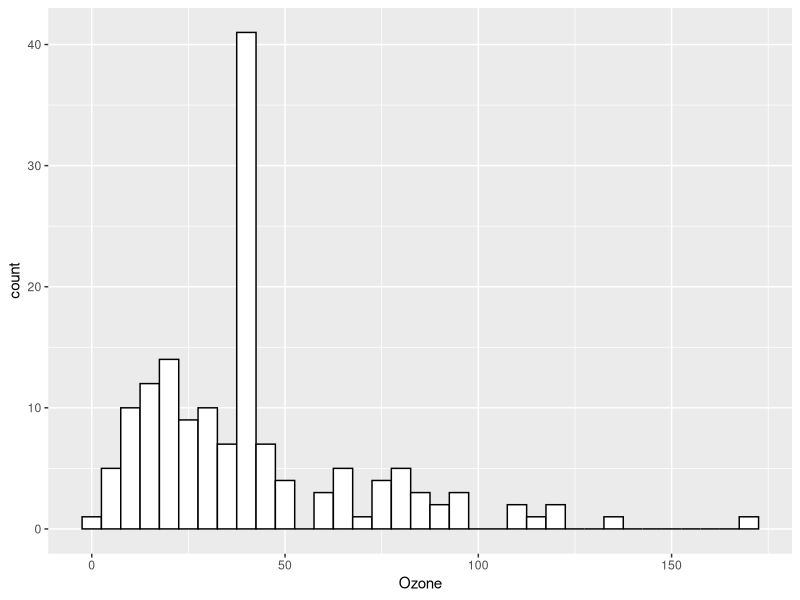
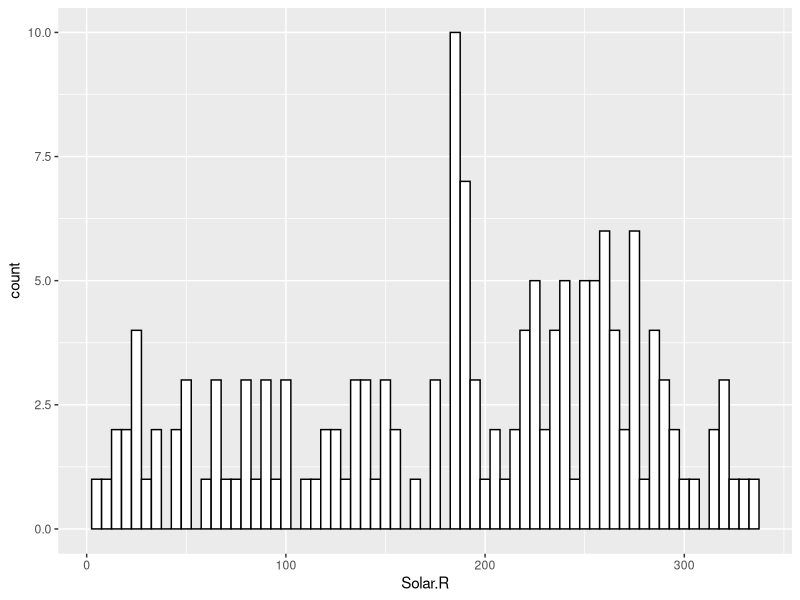
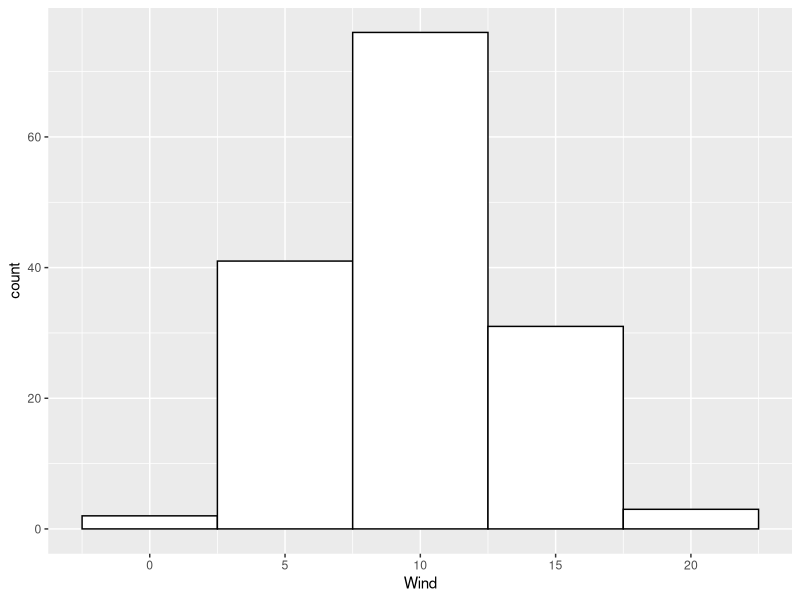
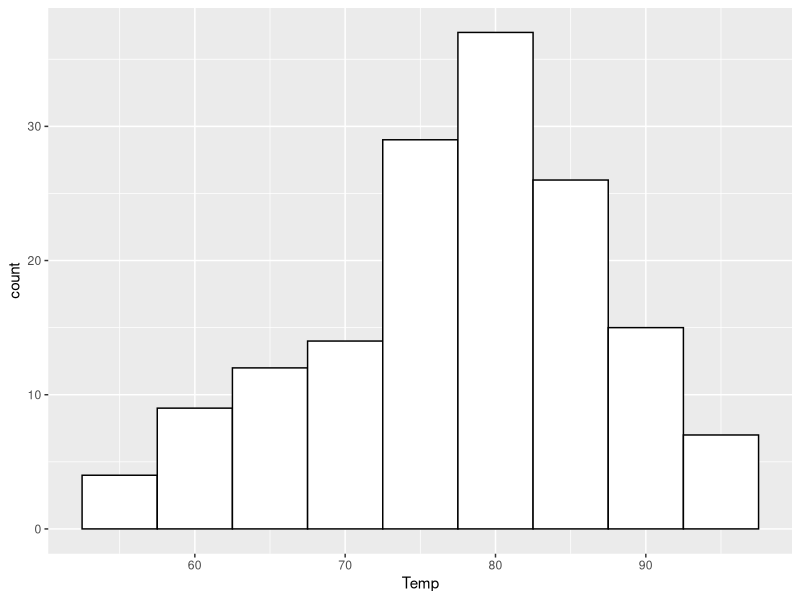
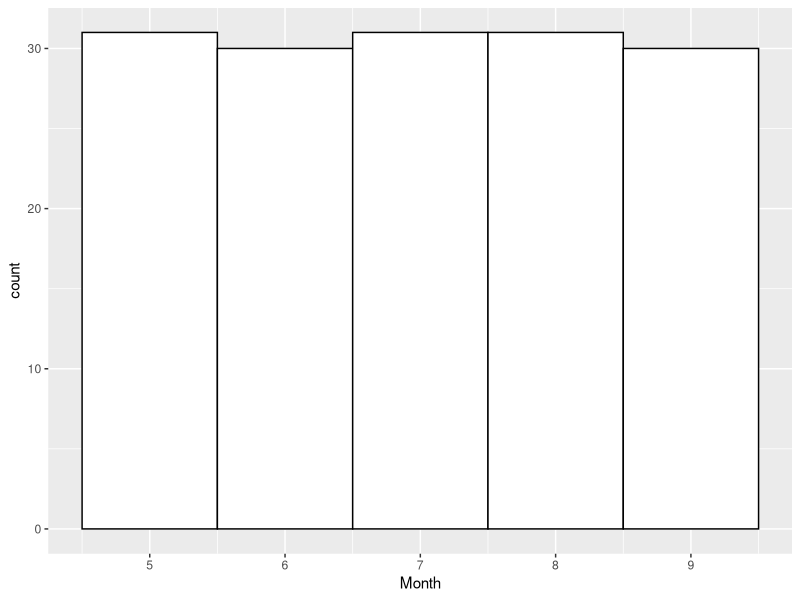
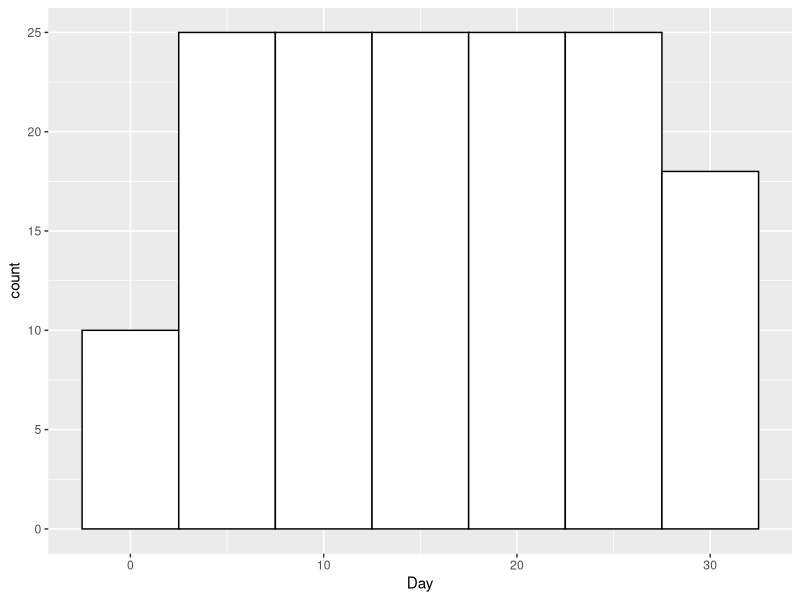
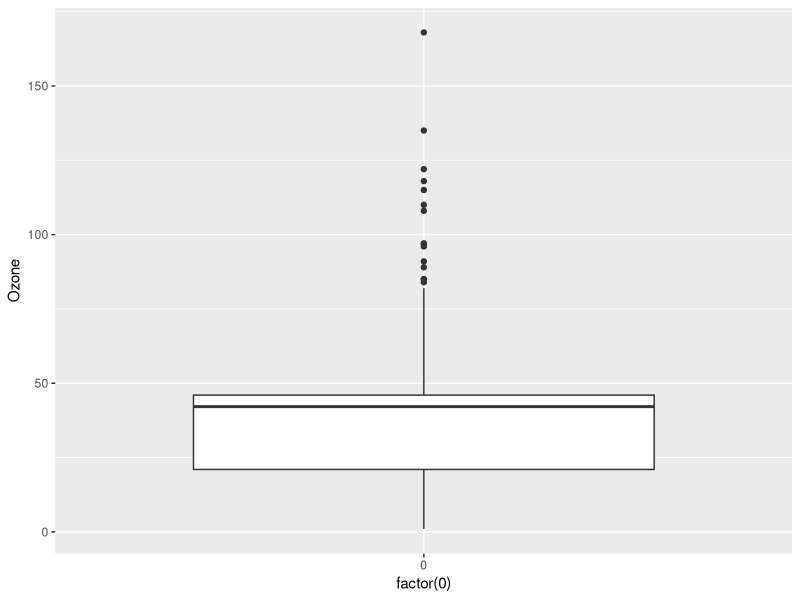
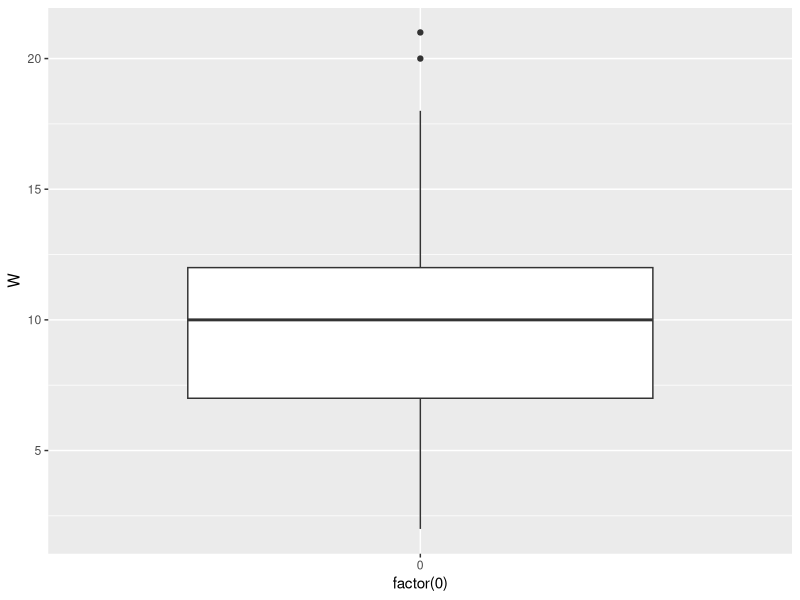

These figures' R source, in order:
#HWK 6------------------------------------

## Step 1: Load the data
install.packages("ggplot2")
install.packages("reshape2") 
library(ggplot2)
library(reshape2)

airData <- airquality
View(airData)
str(airData)

#Step 2: Clean the data
any(is.na(airData))
colnames(airData)[colSums(is.na(airData))>0]

#Replace NA's with mean of column
airData$Ozone[is.na(airData$Ozone)] <- mean(airData$Ozone,na.rm=TRUE)
airData$Solar.R[is.na(airData$Solar.R)] <- mean(airData$Solar.R,na.rm=TRUE)
any(is.na(airData))
colnames(airData)[colSums(is.na(airData))>0]

#Step 3: Understand the data distribution
  #Create the following visualizations using ggplot:
    #Histograms for each of the variables
#Histogram for Ozone
hist.ozone <- ggplot(airData, aes(x=Ozone)) + geom_histogram(binwidth=5, color="black", fill="white")
hist.ozone 

#Histogram for Solar
hist.solar <- ggplot(airData, aes(x=Solar.R)) + geom_histogram(binwidth=5, color="black", fill="white")
hist.solar

#Histogram for Wind
hist.wind <- ggplot(airData, aes(x=Wind)) + geom_histogram(binwidth=5, color="black", fill="white")
hist.wind

#Histogram for Temp
hist.temp <- ggplot(airData, aes(x=Temp)) + geom_histogram(binwidth=5, color="black", fill="white")
hist.temp

#Histogram for Month
hist.month <- ggplot(airData, aes(x=Month)) + geom_histogram(binwidth=1, color="black", fill="white")
hist.month

#Histogram for Day
hist.day <- ggplot(airData, aes(x=Day)) + geom_histogram(binwidth=5, color="black", fill="white")
hist.day

#Boxplot for Ozone
boxp.ozone <- ggplot(airData, aes(x=factor(0),Ozone)) + geom_boxplot()
boxp.ozone

#Boxplot for Wind (round the wind to get a good number of "buckets")
W <- round(airData$Wind, digits = 0)
boxp.wind <- ggplot(airData, aes(x=factor(0),W)) + geom_boxplot()
boxp.wind

#Step 3: Explore how the data changes over time
airData$Date <- paste("1973", airData$Month, airData$Day, sep="-")
airData$Date <- as.Date(airData$Date,"%Y-%m-%d")

str(airData)
airNew <- airData[,-5:-6]
str(airNew) 

#Create a Line Chart for each, then one chart with 4 lines
#Line Chart for Ozone
linec.ozone <- ggplot(data = airNew, aes(x=Date, y=Ozone)) + geom_line() + theme_classic(base_size = 10)
linec.ozone

#Line Chart for Temp
linec.temp <- ggplot(data = airNew, aes(x=Date, y=Temp)) + geom_line() + theme_classic(base_size = 10)
linec.temp

#Line Chart for Wind
linec.wind <- ggplot(data = airNew, aes(x=Date, y=Wind)) + geom_line() + theme_classic(base_size = 10)
linec.wind

#Line Chart for Solar.R
linec.solar <- ggplot(data = airNew, aes(x=Date, y=Solar.R)) + geom_line() + theme_classic(base_size = 10)
linec.solar

#Line Chart with 4 Lines and Different Color
linec.all <- ggplot(airNew, aes(x=Date)) + geom_line(aes(y=Ozone, color="Ozone")) + geom_line(aes(y=Temp, color="Temp")) +  geom_line(aes(y=Wind, color="Wind")) + geom_line(aes(y=Solar.R, color="Solar.R")) +  theme(plot.title=element_text(hjust=.5)) + labs(title="Air Quality Variables Over Time") + scale_color_manual(values=c("green4", "orange", "purple", "red"))
linec.all

#Step 4: Look at all the data via a Heatmap
airLong <- melt(airNew, id="Date")
heatmap <- ggplot(airLong, aes(x=Date, y=variable)) + geom_tile(aes(fill=value)) + scale_fill_gradient(low="white", high="red")
heatmap

#Step 5: Look at all the data via a scatter chart
scatterp <- ggplot(airNew) +  geom_point(aes(x=Wind, y=Temp, size=Ozone, color=Solar.R))
scatterp 

#Step 6: Final Analysis
  #Do you see any patterns after exploring the data?
#Solar.R variable seems to have the greatest range in data points over time, as well as the largest impact on Ozone--opposite Wind with the smallest.
#It would appear that June - September would be "Summer" timeframe, as Temp and Ozone drop prior to June and after September.
#When Temp increases, so does the Solar.R and Ozone activity.
#When Wind increases, Solar.R and Ozone activity decreases. 

  #What was the most useful visualization?
#For me, the most useful visualization would be the scatter plot chart. You are able to see that Solar.R
#and Ozone values increase as Wind value decreases and Temp value increases (for the most part - there are some outliers)
#indicating that Wind and Temp have an effect on Ozone and Solar.R.
















